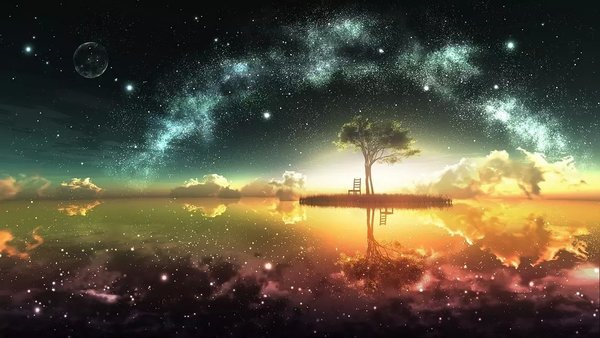
//> input picture opencv/opencv学习(十六)之颜色空间转换/星空.png, 600 x 338 px
$ ./cvtColor   (built with g++ and OpenCV 4)
//> lines starting //> are read from the running program, lines starting //| are printed output that depends on the picture
#include <iostream>
#include <opencv2/core.hpp>
#include <opencv2/highgui.hpp>
#include <opencv2/imgproc.hpp>

using namespace std;
using namespace cv;

int main()
{
    Mat srcImage = imread("星空.png");
//> srcImage is the input picture: 338 rows x 600 cols, CV_8UC3; mean B, G, R 62.1, 81.8, 89.9

    //判断图像是否加载成功
    if(!srcImage.data)
    {
        cout << "图像加载失败!" << endl;
        return false;
    }
    else
        cout << "图像加载成功!" << endl << endl;

    //显示原图像
    namedWindow("原图像",WINDOW_AUTOSIZE);
    imshow("原图像",srcImage);

    //将图像转换为灰度图，采用CV_前缀
    Mat grayImage;
    cvtColor(srcImage, grayImage, CV_BGR2GRAY);     //将图像转换为灰度图
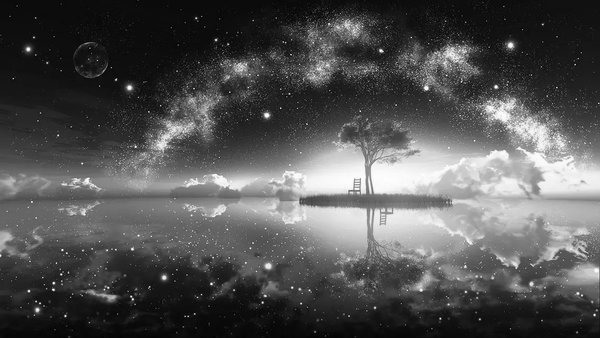
//> grayImage: 338 rows x 600 cols, CV_8UC1; min 0, max 254, mean 81.9
    namedWindow("灰度图",WINDOW_AUTOSIZE);
    imshow("灰度图",grayImage);

    //将图像转换为HSV，采用COLOR_前缀
    Mat HSVImage;
    cvtColor(srcImage, HSVImage, COLOR_BGR2HSV);    //将图像转换为HSV图
//> HSVImage: 338 rows x 600 cols, CV_8UC3; mean H, S, V 66.8, 98.3, 97.3
    namedWindow("HSV",WINDOW_AUTOSIZE);
    imshow("HSV",HSVImage);
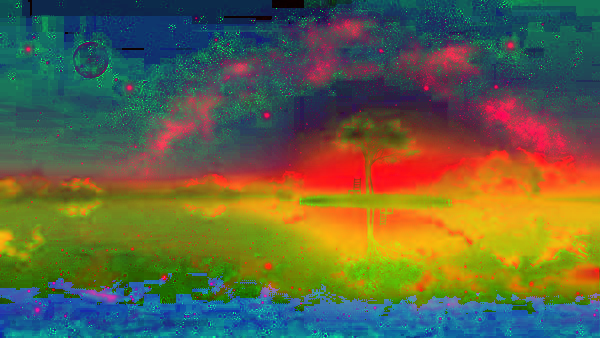
//> window 'HSV': 338 rows x 600 cols, CV_8UC3; mean B, G, R 66.8, 98.3, 97.3

    waitKey(0);

    return 0;
}
